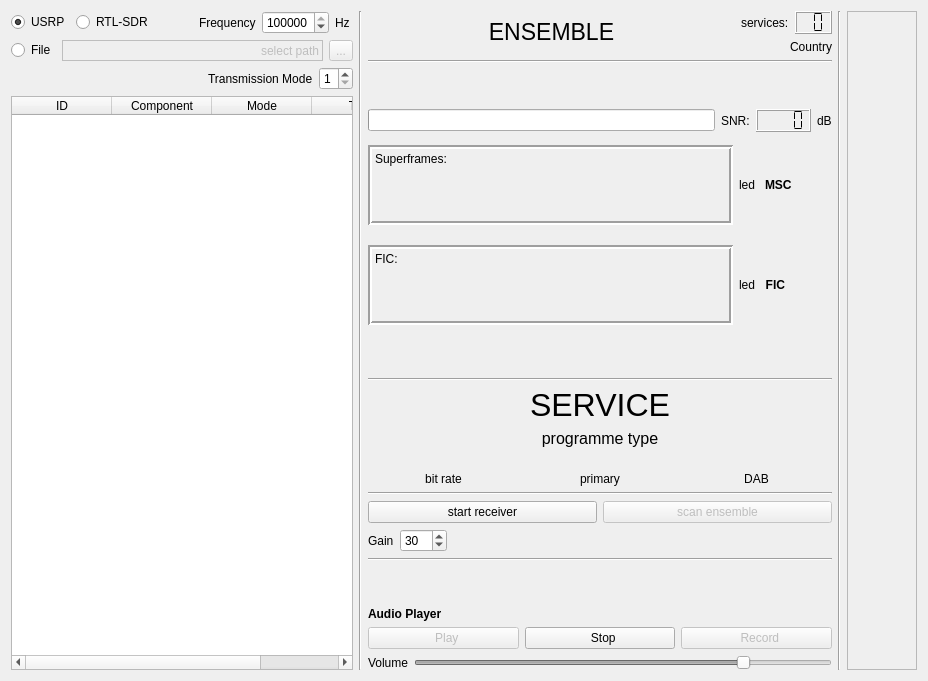
      <widget class="QWidget" name="tab_reception">
       <attribute name="title">
        <string>Receiver</string>
       </attribute>
       <layout class="QVBoxLayout" name="verticalLayout_2">
        <item>
         <layout class="QHBoxLayout" name="horizontal_layout_reception">
          <item>
           <layout class="QVBoxLayout" name="verticalLayout_6">
            <item>
             <layout class="QHBoxLayout" name="horizontalLayout_8"/>
            </item>
            <item>
             <layout class="QHBoxLayout" name="horizontalLayout">
              <item>
               <widget class="QRadioButton" name="rbtn_USRP">
                <property name="text">
                 <string>USRP</string>
                </property>
                <property name="checked">
                 <bool>true</bool>
                </property>
                <property name="autoRepeat">
                 <bool>false</bool>
                </property>
               </widget>
              </item>
              <item>
               <widget class="QRadioButton" name="rbtn_RTL">
                <property name="text">
                 <string>RTL-SDR</string>
                </property>
               </widget>
              </item>
              <item>
               <spacer name="horizontalSpacer">
                <property name="orientation">
                 <enum>Qt::Horizontal</enum>
                </property>
                <property name="sizeHint" stdset="0">
                 <size>
                  <width>40</width>
                  <height>20</height>
                 </size>
                </property>
               </spacer>
              </item>
              <item>
               <widget class="QLabel" name="label_frequency">
                <property name="text">
                 <string>Frequency</string>
                </property>
               </widget>
              </item>
              <item>
               <widget class="QSpinBox" name="spinbox_frequency">
                <property name="maximum">
                 <number>1000000000</number>
                </property>
                <property name="value">
                 <number>206352000</number>
                </property>
               </widget>
              </item>
              <item>
               <widget class="QLabel" name="label_4">
                <property name="text">
                 <string>Hz </string>
                </property>
               </widget>
              </item>
             </layout>
            </item>
            <item>
             <layout class="QHBoxLayout" name="horizontalLayout_6">
              <item>
               <widget class="QRadioButton" name="rbtn_File">
                <property name="sizePolicy">
                 <sizepolicy hsizetype="Fixed" vsizetype="Fixed">
                  <horstretch>0</horstretch>
                  <verstretch>0</verstretch>
                 </sizepolicy>
                </property>
                <property name="text">
                 <string>File</string>
                </property>
               </widget>
              </item>
              <item>
               <widget class="QLabel" name="label_path">
                <property name="enabled">
                 <bool>false</bool>
                </property>
                <property name="sizePolicy">
                 <sizepolicy hsizetype="Minimum" vsizetype="Preferred">
                  <horstretch>0</horstretch>
                  <verstretch>0</verstretch>
                 </sizepolicy>
                </property>
                <property name="minimumSize">
                 <size>
                  <width>100</width>
                  <height>0</height>
                 </size>
                </property>
                <property name="frameShape">
                 <enum>QFrame::Box</enum>
                </property>
                <property name="text">
                 <string>select path</string>
                </property>
                <property name="alignment">
                 <set>Qt::AlignRight|Qt::AlignTrailing|Qt::AlignVCenter</set>
                </property>
               </widget>
              </item>
              <item>
               <widget class="QToolButton" name="btn_file_path">
                <property name="enabled">
                 <bool>false</bool>
                </property>
                <property name="text">
                 <string>...</string>
                </property>
               </widget>
              </item>
             </layout>
            </item>
            <item>
             <layout class="QHBoxLayout" name="horizontalLayout_30">
              <item>
               <spacer name="horizontalSpacer_6">
                <property name="orientation">
                 <enum>Qt::Horizontal</enum>
                </property>
                <property name="sizeHint" stdset="0">
                 <size>
                  <width>40</width>
                  <height>20</height>
                 </size>
                </property>
               </spacer>
              </item>
              <item>
               <widget class="QLabel" name="label_6">
                <property name="text">
                 <string>Transmission Mode</string>
                </property>
               </widget>
              </item>
              <item>
               <widget class="QSpinBox" name="spin_dab_mode">
                <property name="minimum">
                 <number>1</number>
                </property>
                <property name="maximum">
                 <number>4</number>
                </property>
               </widget>
              </item>
             </layout>
            </item>
            <item>
             <layout class="QHBoxLayout" name="horizontalLayout_3"/>
            </item>
            <item>
             <widget class="QTableWidget" name="table_mci">
              <property name="sizePolicy">
               <sizepolicy hsizetype="Expanding" vsizetype="Expanding">
                <horstretch>0</horstretch>
                <verstretch>0</verstretch>
               </sizepolicy>
              </property>
              <attribute name="horizontalHeaderCascadingSectionResizes">
               <bool>false</bool>
              </attribute>
              <attribute name="horizontalHeaderDefaultSectionSize">
               <number>100</number>
              </attribute>
              <attribute name="horizontalHeaderStretchLastSection">
               <bool>true</bool>
              </attribute>
              <column>
               <property name="text">
                <string>ID</string>
               </property>
              </column>
              <column>
               <property name="text">
                <string>Component</string>
               </property>
              </column>
              <column>
               <property name="text">
                <string>Mode</string>
               </property>
              </column>
              <column>
               <property name="text">
                <string>Type</string>
               </property>
              </column>
             </widget>
            </item>
           </layout>
          </item>
          <item>
           <widget class="Line" name="line_8">
            <property name="orientation">
             <enum>Qt::Vertical</enum>
            </property>
           </widget>
          </item>
          <item>
           <layout class="QVBoxLayout" name="verticalLayout_7">
            <item>
             <layout class="QHBoxLayout" name="horizontalLayout_27">
              <property name="spacing">
               <number>6</number>
              </property>
              <property name="sizeConstraint">
               <enum>QLayout::SetDefaultConstraint</enum>
              </property>
              <item>
               <widget class="QLabel" name="label_ensemble">
                <property name="sizePolicy">
                 <sizepolicy hsizetype="Expanding" vsizetype="Fixed">
                  <horstretch>0</horstretch>
                  <verstretch>0</verstretch>
                 </sizepolicy>
                </property>
                <property name="font">
                 <font>
                  <pointsize>17</pointsize>
                 </font>
                </property>
                <property name="text">
                 <string>ENSEMBLE</string>
                </property>
                <property name="alignment">
                 <set>Qt::AlignCenter</set>
                </property>
               </widget>
              </item>
              <item>
               <layout class="QVBoxLayout" name="verticalLayout_10">
                <property name="sizeConstraint">
                 <enum>QLayout::SetDefaultConstraint</enum>
                </property>
                <item>
                 <layout class="QHBoxLayout" name="horizontalLayout_28">
                  <property name="sizeConstraint">
                   <enum>QLayout::SetDefaultConstraint</enum>
                  </property>
                  <item>
                   <widget class="QLabel" name="label_26">
                    <property name="text">
                     <string>services:</string>
                    </property>
                   </widget>
                  </item>
                  <item>
                   <widget class="QLCDNumber" name="lcd_number_num_subch">
                    <property name="enabled">
                     <bool>true</bool>
                    </property>
                    <property name="sizePolicy">
                     <sizepolicy hsizetype="Fixed" vsizetype="Fixed">
                      <horstretch>0</horstretch>
                      <verstretch>0</verstretch>
                     </sizepolicy>
                    </property>
                    <property name="numDigits">
                     <number>2</number>
                    </property>
                    <property name="segmentStyle">
                     <enum>QLCDNumber::Flat</enum>
                    </property>
                   </widget>
                  </item>
                 </layout>
                </item>
                <item>
                 <widget class="QLabel" name="label_country">
                  <property name="text">
                   <string>Country</string>
                  </property>
                  <property name="alignment">
                   <set>Qt::AlignRight|Qt::AlignTrailing|Qt::AlignVCenter</set>
                  </property>
                 </widget>
                </item>
               </layout>
              </item>
             </layout>
            </item>
            <item>
             <widget class="Line" name="line_11">
              <property name="orientation">
               <enum>Qt::Horizontal</enum>
              </property>
             </widget>
            </item>
            <item>
             <spacer name="verticalSpacer_8">
              <property name="orientation">
               <enum>Qt::Vertical</enum>
              </property>
              <property name="sizeHint" stdset="0">
               <size>
                <width>20</width>
                <height>40</height>
               </size>
              </property>
             </spacer>
            </item>
            <item>
             <layout class="QHBoxLayout" name="horizontalLayout_23">
              <item>
               <widget class="QProgressBar" name="bar_snr">
                <property name="styleSheet">
                 <string notr="true">tfadsf</string>
                </property>
                <property name="minimum">
                 <number>0</number>
                </property>
                <property name="maximum">
                 <number>40</number>
                </property>
                <property name="value">
                 <number>0</number>
                </property>
                <property name="format">
                 <string/>
                </property>
               </widget>
              </item>
              <item>
               <widget class="QLabel" name="label_snr">
                <property name="text">
                 <string>SNR:</string>
                </property>
               </widget>
              </item>
              <item>
               <widget class="QLCDNumber" name="lcd_snr">
                <property name="smallDecimalPoint">
                 <bool>false</bool>
                </property>
                <property name="numDigits">
                 <number>4</number>
                </property>
                <property name="segmentStyle">
                 <enum>QLCDNumber::Flat</enum>
                </property>
               </widget>
              </item>
              <item>
               <widget class="QLabel" name="label_7">
                <property name="text">
                 <string>dB</string>
                </property>
               </widget>
              </item>
             </layout>
            </item>
            <item>
             <layout class="QVBoxLayout" name="vertical_layout_dev_mode_right_vertical">
              <item>
               <layout class="QHBoxLayout" name="horizontalLayout_29">
                <item>
                 <widget class="QLabel" name="label_firecode">
                  <property name="sizePolicy">
                   <sizepolicy hsizetype="Preferred" vsizetype="Preferred">
                    <horstretch>0</horstretch>
                    <verstretch>0</verstretch>
                   </sizepolicy>
                  </property>
                  <property name="minimumSize">
                   <size>
                    <width>365</width>
                    <height>80</height>
                   </size>
                  </property>
                  <property name="maximumSize">
                   <size>
                    <width>365</width>
                    <height>80</height>
                   </size>
                  </property>
                  <property name="frameShape">
                   <enum>QFrame::Box</enum>
                  </property>
                  <property name="frameShadow">
                   <enum>QFrame::Sunken</enum>
                  </property>
                  <property name="lineWidth">
                   <number>2</number>
                  </property>
                  <property name="midLineWidth">
                   <number>0</number>
                  </property>
                  <property name="text">
                   <string>&lt;html&gt;&lt;head/&gt;&lt;body&gt;&lt;p&gt;Superframes:&lt;/p&gt;&lt;/body&gt;&lt;/html&gt;</string>
                  </property>
                  <property name="alignment">
                   <set>Qt::AlignLeading|Qt::AlignLeft|Qt::AlignTop</set>
                  </property>
                 </widget>
                </item>
                <item>
                 <layout class="QVBoxLayout" name="verticalLayout_13">
                  <item>
                   <spacer name="verticalSpacer_4">
                    <property name="orientation">
                     <enum>Qt::Vertical</enum>
                    </property>
                    <property name="sizeHint" stdset="0">
                     <size>
                      <width>20</width>
                      <height>40</height>
                     </size>
                    </property>
                   </spacer>
                  </item>
                  <item>
                   <widget class="QLabel" name="led_msc">
                    <property name="text">
                     <string>led</string>
                    </property>
                   </widget>
                  </item>
                  <item>
                   <spacer name="verticalSpacer">
                    <property name="orientation">
                     <enum>Qt::Vertical</enum>
                    </property>
                    <property name="sizeHint" stdset="0">
                     <size>
                      <width>20</width>
                      <height>40</height>
                     </size>
                    </property>
                   </spacer>
                  </item>
                 </layout>
                </item>
                <item>
                 <widget class="QLabel" name="label_label_msc">
                  <property name="font">
                   <font>
                    <weight>75</weight>
                    <bold>true</bold>
                   </font>
                  </property>
                  <property name="text">
                   <string>MSC</string>
                  </property>
                  <property name="alignment">
                   <set>Qt::AlignLeading|Qt::AlignLeft|Qt::AlignVCenter</set>
                  </property>
                 </widget>
                </item>
                <item>
                 <spacer name="horizontalSpacer_3">
                  <property name="orientation">
                   <enum>Qt::Horizontal</enum>
                  </property>
                  <property name="sizeHint" stdset="0">
                   <size>
                    <width>40</width>
                    <height>20</height>
                   </size>
                  </property>
                 </spacer>
                </item>
               </layout>
              </item>
              <item>
               <layout class="QHBoxLayout" name="horizontalLayout_32">
                <item>
                 <widget class="QLabel" name="label_fic">
                  <property name="minimumSize">
                   <size>
                    <width>365</width>
                    <height>80</height>
                   </size>
                  </property>
                  <property name="maximumSize">
                   <size>
                    <width>365</width>
                    <height>80</height>
                   </size>
                  </property>
                  <property name="frameShape">
                   <enum>QFrame::Box</enum>
                  </property>
                  <property name="frameShadow">
                   <enum>QFrame::Sunken</enum>
                  </property>
                  <property name="lineWidth">
                   <number>2</number>
                  </property>
                  <property name="text">
                   <string>&lt;html&gt;&lt;head/&gt;&lt;body&gt;&lt;p&gt;FIC:&lt;/p&gt;&lt;/body&gt;&lt;/html&gt;</string>
                  </property>
                  <property name="alignment">
                   <set>Qt::AlignLeading|Qt::AlignLeft|Qt::AlignTop</set>
                  </property>
                 </widget>
                </item>
                <item>
                 <layout class="QVBoxLayout" name="verticalLayout_14">
                  <item>
                   <spacer name="verticalSpacer_6">
                    <property name="orientation">
                     <enum>Qt::Vertical</enum>
                    </property>
                    <property name="sizeHint" stdset="0">
                     <size>
                      <width>20</width>
                      <height>40</height>
                     </size>
                    </property>
                   </spacer>
                  </item>
                  <item>
                   <widget class="QLabel" name="led_fic">
                    <property name="text">
                     <string>led</string>
                    </property>
                   </widget>
                  </item>
                  <item>
                   <spacer name="verticalSpacer_5">
                    <property name="orientation">
                     <enum>Qt::Vertical</enum>
                    </property>
                    <property name="sizeHint" stdset="0">
                     <size>
                      <width>20</width>
                      <height>40</height>
                     </size>
                    </property>
                   </spacer>
                  </item>
                 </layout>
                </item>
                <item>
                 <widget class="QLabel" name="label_label_fic">
                  <property name="font">
                   <font>
                    <weight>75</weight>
                    <bold>true</bold>
                   </font>
                  </property>
                  <property name="text">
                   <string>FIC</string>
                  </property>
                  <property name="alignment">
                   <set>Qt::AlignRight|Qt::AlignTrailing|Qt::AlignVCenter</set>
                  </property>
                 </widget>
                </item>
                <item>
                 <spacer name="horizontalSpacer_8">
                  <property name="orientation">
                   <enum>Qt::Horizontal</enum>
                  </property>
                  <property name="sizeHint" stdset="0">
                   <size>
                    <width>40</width>
                    <height>20</height>
                   </size>
                  </property>
                 </spacer>
                </item>
               </layout>
              </item>
             </layout>
            </item>
            <item>
             <spacer name="verticalSpacer_7">
              <property name="orientation">
               <enum>Qt::Vertical</enum>
              </property>
              <property name="sizeHint" stdset="0">
               <size>
                <width>20</width>
                <height>40</height>
               </size>
              </property>
             </spacer>
            </item>
            <item>
             <widget class="Line" name="line_6">
              <property name="orientation">
               <enum>Qt::Horizontal</enum>
              </property>
             </widget>
            </item>
            <item>
             <layout class="QHBoxLayout" name="horizontalLayout_24">
              <item>
               <widget class="QLabel" name="label_service">
                <property name="font">
                 <font>
                  <pointsize>24</pointsize>
                 </font>
                </property>
                <property name="text">
                 <string>SERVICE</string>
                </property>
                <property name="alignment">
                 <set>Qt::AlignCenter</set>
                </property>
               </widget>
              </item>
             </layout>
            </item>
            <item>
             <widget class="QLabel" name="label_programme_type">
              <property name="font">
               <font>
                <pointsize>12</pointsize>
               </font>
              </property>
              <property name="text">
               <string>programme type
</string>
              </property>
              <property name="alignment">
               <set>Qt::AlignCenter</set>
              </property>
             </widget>
            </item>
            <item>
             <layout class="QHBoxLayout" name="horizontalLayout_25">
              <item>
               <widget class="QLabel" name="label_bit_rate">
                <property name="text">
                 <string>bit rate</string>
                </property>
                <property name="alignment">
                 <set>Qt::AlignCenter</set>
                </property>
               </widget>
              </item>
              <item>
               <widget class="QLabel" name="label_primary">
                <property name="text">
                 <string>primary</string>
                </property>
                <property name="alignment">
                 <set>Qt::AlignCenter</set>
                </property>
               </widget>
              </item>
              <item>
               <widget class="QLabel" name="label_dabplus">
                <property name="text">
                 <string>DAB</string>
                </property>
                <property name="alignment">
                 <set>Qt::AlignCenter</set>
                </property>
               </widget>
              </item>
             </layout>
            </item>
            <item>
             <widget class="Line" name="line_7">
              <property name="orientation">
               <enum>Qt::Horizontal</enum>
              </property>
             </widget>
            </item>
            <item>
             <layout class="QHBoxLayout" name="horizontalLayout_26">
              <item>
               <widget class="QPushButton" name="btn_init">
                <property name="font">
                 <font>
                  <kerning>true</kerning>
                 </font>
                </property>
                <property name="text">
                 <string>start receiver</string>
                </property>
                <property name="icon">
                 <iconset theme="network-receive">
                  <normaloff/>
                 </iconset>
                </property>
                <property name="checkable">
                 <bool>false</bool>
                </property>
                <property name="flat">
                 <bool>false</bool>
                </property>
               </widget>
              </item>
              <item>
               <widget class="QPushButton" name="btn_update_info">
                <property name="enabled">
                 <bool>false</bool>
                </property>
                <property name="text">
                 <string>scan ensemble</string>
                </property>
                <property name="icon">
                 <iconset theme="system-search">
                  <normaloff/>
                 </iconset>
                </property>
               </widget>
              </item>
             </layout>
            </item>
            <item>
             <layout class="QHBoxLayout" name="horizontalLayout_40">
              <item>
               <widget class="QLabel" name="label_10">
                <property name="text">
                 <string>Gain</string>
                </property>
               </widget>
              </item>
              <item>
               <widget class="QSpinBox" name="gain_spin">
                <property name="maximum">
                 <number>100</number>
                </property>
                <property name="value">
                 <number>30</number>
                </property>
               </widget>
              </item>
              <item>
               <spacer name="horizontalSpacer_10">
                <property name="orientation">
                 <enum>Qt::Horizontal</enum>
                </property>
                <property name="sizeHint" stdset="0">
                 <size>
                  <width>40</width>
                  <height>20</height>
                 </size>
                </property>
               </spacer>
              </item>
             </layout>
            </item>
            <item>
             <widget class="Line" name="line_9">
              <property name="orientation">
               <enum>Qt::Horizontal</enum>
              </property>
             </widget>
            </item>
            <item>
             <spacer name="verticalSpacer_3">
              <property name="orientation">
               <enum>Qt::Vertical</enum>
              </property>
              <property name="sizeType">
               <enum>QSizePolicy::Expanding</enum>
              </property>
              <property name="sizeHint" stdset="0">
               <size>
                <width>20</width>
                <height>40</height>
               </size>
              </property>
             </spacer>
            </item>
            <item>
             <widget class="QLabel" name="label_2">
              <property name="font">
               <font>
                <weight>75</weight>
                <bold>true</bold>
               </font>
              </property>
              <property name="layoutDirection">
               <enum>Qt::LeftToRight</enum>
              </property>
              <property name="text">
               <string>Audio Player</string>
              </property>
             </widget>
            </item>
            <item>
             <layout class="QHBoxLayout" name="horizontalLayout_5">
              <item>
               <widget class="QPushButton" name="btn_play">
                <property name="enabled">
                 <bool>false</bool>
                </property>
                <property name="text">
                 <string>  Play</string>
                </property>
                <property name="icon">
                 <iconset theme="media-playback-start">
                  <normaloff/>
                 </iconset>
                </property>
               </widget>
              </item>
              <item>
               <widget class="QPushButton" name="btn_stop">
                <property name="enabled">
                 <bool>true</bool>
                </property>
                <property name="text">
                 <string>  Stop</string>
                </property>
                <property name="icon">
                 <iconset theme="media-playback-stop">
                  <normaloff/>
                 </iconset>
                </property>
               </widget>
              </item>
              <item>
               <widget class="QPushButton" name="btn_record">
                <property name="enabled">
                 <bool>false</bool>
                </property>
                <property name="text">
                 <string>  Record</string>
                </property>
                <property name="icon">
                 <iconset theme="media-record">
                  <normaloff/>
                 </iconset>
                </property>
               </widget>
              </item>
             </layout>
            </item>
            <item>
             <layout class="QHBoxLayout" name="horizontalLayout_4">
              <item>
               <widget class="QLabel" name="label_3">
                <property name="text">
                 <string>Volume</string>
                </property>
               </widget>
              </item>
              <item>
               <widget class="QSlider" name="slider_volume">
                <property name="enabled">
                 <bool>false</bool>
                </property>
                <property name="maximum">
                 <number>100</number>
                </property>
                <property name="value">
                 <number>80</number>
                </property>
                <property name="sliderPosition">
                 <number>80</number>
                </property>
                <property name="orientation">
                 <enum>Qt::Horizontal</enum>
                </property>
               </widget>
              </item>
             </layout>
            </item>
           </layout>
          </item>
          <item>
           <widget class="Line" name="line_12">
            <property name="orientation">
             <enum>Qt::Vertical</enum>
            </property>
           </widget>
          </item>
          <item>
           <widget class="QScrollArea" name="dev_scroll_area">
            <property name="sizePolicy">
             <sizepolicy hsizetype="Expanding" vsizetype="Expanding">
              <horstretch>0</horstretch>
              <verstretch>0</verstretch>
             </sizepolicy>
            </property>
            <property name="minimumSize">
             <size>
              <width>0</width>
              <height>0</height>
             </size>
            </property>
            <property name="maximumSize">
             <size>
              <width>16777215</width>
              <height>16777215</height>
             </size>
            </property>
            <property name="widgetResizable">
             <bool>true</bool>
            </property>
            <widget class="QWidget" name="dev_scroll_area_content">
             <property name="geometry">
              <rect>
               <x>0</x>
               <y>0</y>
               <width>200</width>
               <height>602</height>
              </rect>
             </property>
             <layout class="QVBoxLayout" name="verticalLayout_12">
              <item>
               <layout class="QVBoxLayout" name="vertical_layout_dev_mode_right"/>
              </item>
             </layout>
            </widget>
           </widget>
          </item>
         </layout>
        </item>
       </layout>
      </widget>
